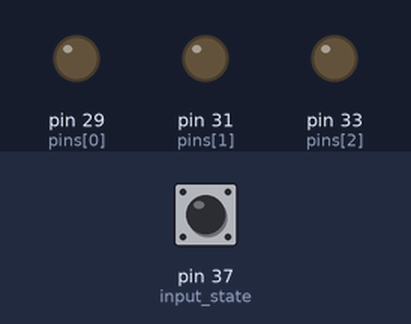
Simulated run of this program. Board: Raspberry Pi (header pin numbers). Parts: output pins drawn as LEDs (lit = HIGH). The inputs (shaded band) are chosen by the test bench; at power-on: pin 37 (input_state) HIGH.

Above: at 1.2 s.
1.3 s: pin 37 (input_state) pulled LOW for 0.15 s
At 2.1 s:
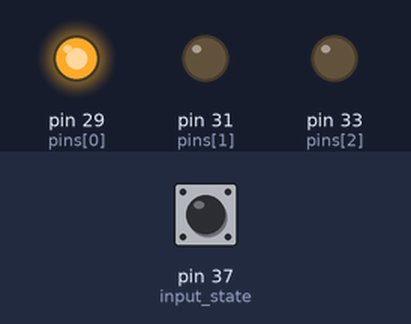
Timing chart, 0 to 4.3 s (numbered marks = the images above; inputs shaded):
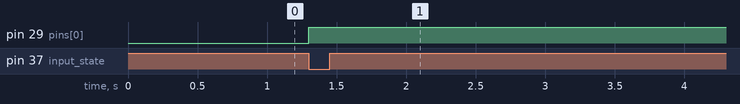

The program:

rgb_led.py
```python
import RPi.GPIO as GPIO
import time

GPIO.setmode(GPIO.BOARD)

pins = [29,31,33]

GPIO.setup(pins, GPIO.OUT)

GPIO.setup(37, GPIO.IN, pull_up_down=GPIO.PUD_UP)

try:
    while True:
        rgb_count = 0
        input_state = GPIO.input(37)
        if input_state == False:
            rgb_count += 1
            GPIO.output(pins, False)
            if rgb_count % 8 == 1:
                GPIO.output(29, True)
            elif rgb_count % 8 == 2:
                GPIO.output(31, True)
            elif rgb_count % 8 == 3:
                GPIO.output(33, True)
            elif rgb_count % 8 == 4:
                GPIO.output(29, True)
                GPIO.output(31, True)
            elif rgb_count % 8 == 5:
                GPIO.output(29, True)
                GPIO.output(33, True)
            elif rgb_count % 8 == 6:
                GPIO.output(31, True)
                GPIO.output(33, True)
            elif rgb_count % 8 == 7:
                GPIO.output(29, True)
                GPIO.output(31, True)
                GPIO.output(33, True)
            time.sleep(0.1)
except KeyboardInterrupt:
    pass

GPIO.cleanup()
```

Measured:
- after the input at 1.3 s, pin 29 (pins[0]): LOW → HIGH at once
